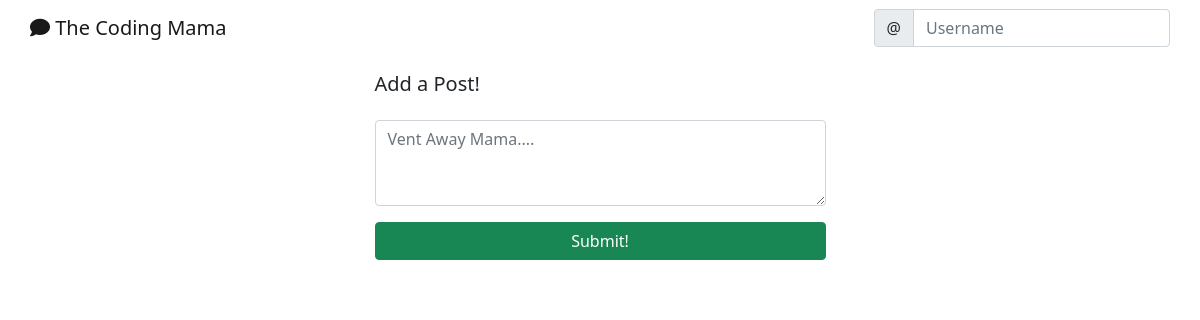
/posts/, run on an earlier commit of the app's database.
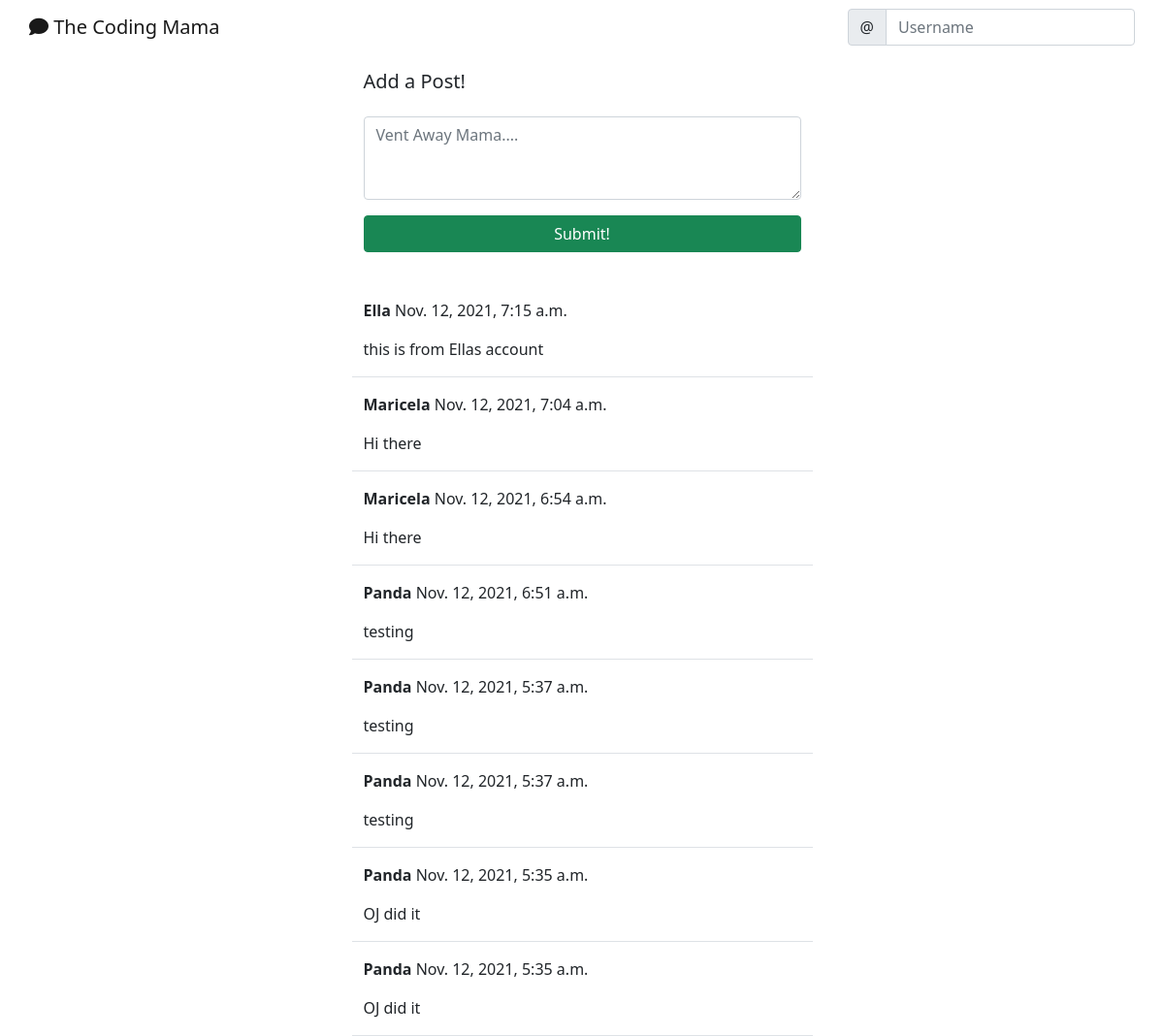
And on a later commit of the database.
### main_app/models.py (models this page shows)
class Post(models.Model):
    body = models.TextField()
    created_at = models.DateTimeField(auto_now_add=True)
    mama = models.ForeignKey(User, on_delete=models.CASCADE)

### main_app/views.py (the view, shortened to what this page needs)
# urls.py: path('posts/', views.PostList.as_view(), name="post_list"),
class PostList(TemplateView):
    def get(self, request, *args, **kwargs):
        posts = Post.objects.all().order_by('-created_at')
        form = PostForm()
        context = {
            'post_list': posts,
             'form': form,
        }
        return render(request, 'post_list.html', context)

### main_app/forms.py
class PostForm(forms.ModelForm):
    body = forms.CharField(
        label='',
        widget=forms.Textarea(attrs={
            'rows': '3',
            'placeholder': 'Vent Away Mama....'
            }))
    class Meta:
        model = Post
        fields = ['body']

### main_app/templates/post_list.html (shortened to what this page needs)
{% extends 'base.html' %}
{% load crispy_forms_tags %}
{% block content %}
    <div class="container">
        <div class="row justify-content-center mt-3">
            <div class="col-md-5 col-sm-12">
                <h5>Add a Post!</h5>
            </div>
        </div>
        <div class="row justify-content-center mt-3 mb-5">
            <div class="col-md-5 col-sm-12">
                <form method="POST">
                    {{ form | crispy }}
                    <div class="d-grid gap-2">
                        <button class="btn btn-success mt-3">Submit!</button>
                    </div>
                </form>
            </div>
        </div>
        {% for post in post_list %}
        <div class="row justify-content-center mt-3">
            <div class="col-md-5 col-sm-12 border-bottom position-relative">
                <p><strong>{{ post.mama }}</strong> {{ post.created_at }}</p>
                <p>{{ post.body }}</p>
            </div>
        </div>
        {% endfor %}
    </div>
{% endblock content %}

### main_app/templates/base.html (shortened to what this page needs)
<!doctype html>
<html lang="en">
  <head>
    <link href="https://cdn.jsdelivr.net/npm/bootstrap@5.1.3/dist/css/bootstrap.min.css" rel="stylesheet">
  </head>
  <body>
    {% include 'navbar.html' %}
    {% block content%}
    {% endblock content%}
  </body>
</html>

### main_app/templates/navbar.html (shortened to what this page needs)
<div class="container gx-0">
    <nav class="navbar navbar-expand-lg navbar-light">
      <div class="container-fluid">
          <a class="navbar-brand"
            {% if user.is_authenticated %}
              href="{% url 'post_list' %}"
            {% else %}
            href="{% url 'landing' %}"
            {% endif %}
          >
              <i class="fas fa-comment"></i>
              The Coding Mama
            </a>
        <div class="collapse navbar-collapse" id="navbarTogglerDemo02">
          <form class="d-flex">
              <div class="input-group">
                  <span class="input-group-text" id="basic-addon1">@</span>
                  <input type="text" class="form-control" placeholder="Username" aria-label="Username" aria-describedby="basic-addon1">
              </div>
            </form>
        </div>
      </div>
    </nav>
  </div>

What changed in the data, as far as the page shows it:
added Post: mama "Ella", created_at "Nov. 12, 2021, 7:15 a.m.", body "this is from Ellas account"
added Post: mama "Maricela", created_at "Nov. 12, 2021, 7:04 a.m.", body "Hi there"
added Post: mama "Maricela", created_at "Nov. 12, 2021, 6:54 a.m.", body "Hi there"
added Post: mama "Panda", created_at "Nov. 12, 2021, 6:51 a.m.", body "testing"
added Post: mama "Panda", created_at "Nov. 12, 2021, 5:37 a.m.", body "testing"
added Post: mama "Panda", created_at "Nov. 12, 2021, 5:37 a.m.", body "testing"
added Post: mama "Panda", created_at "Nov. 12, 2021, 5:35 a.m.", body "OJ did it"
added Post: mama "Panda", created_at "Nov. 12, 2021, 5:35 a.m.", body "OJ did it"
